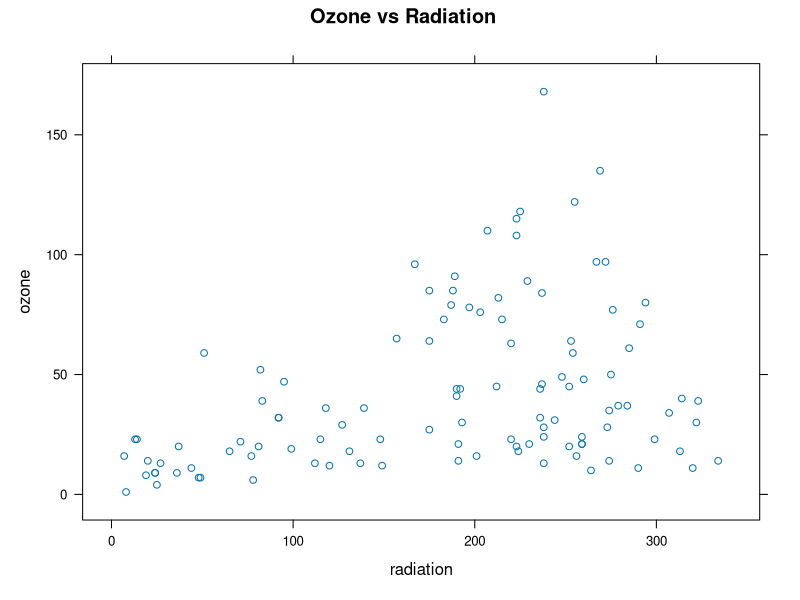
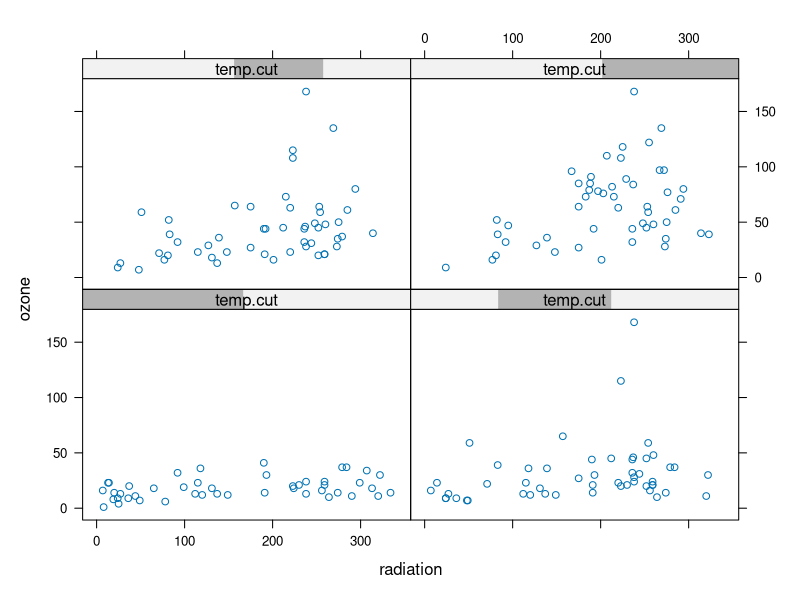
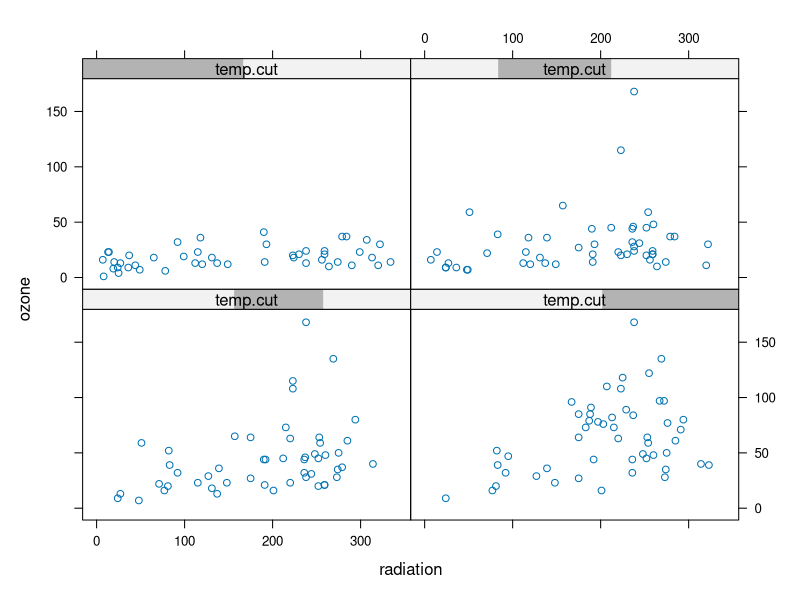
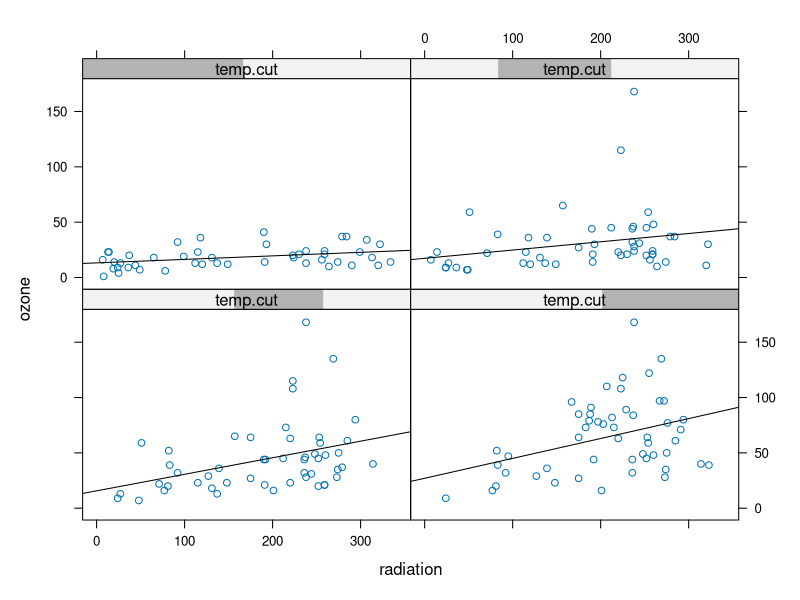
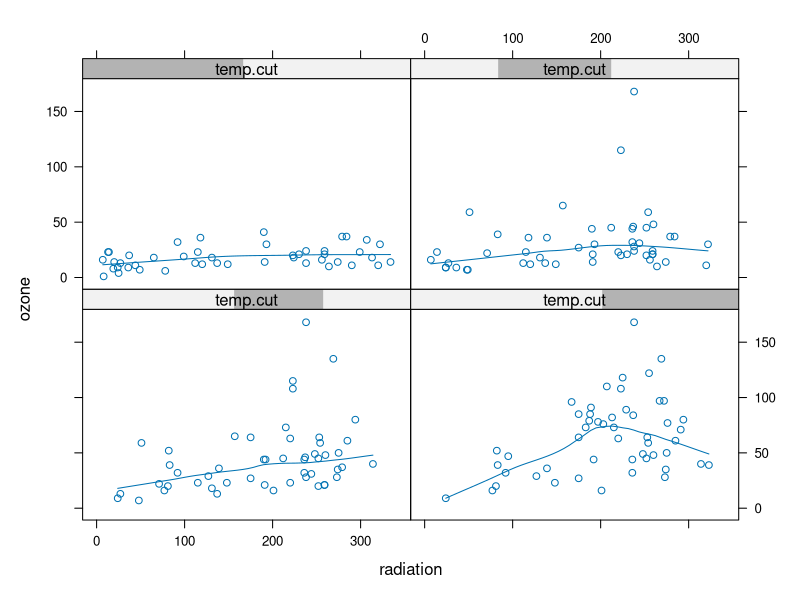
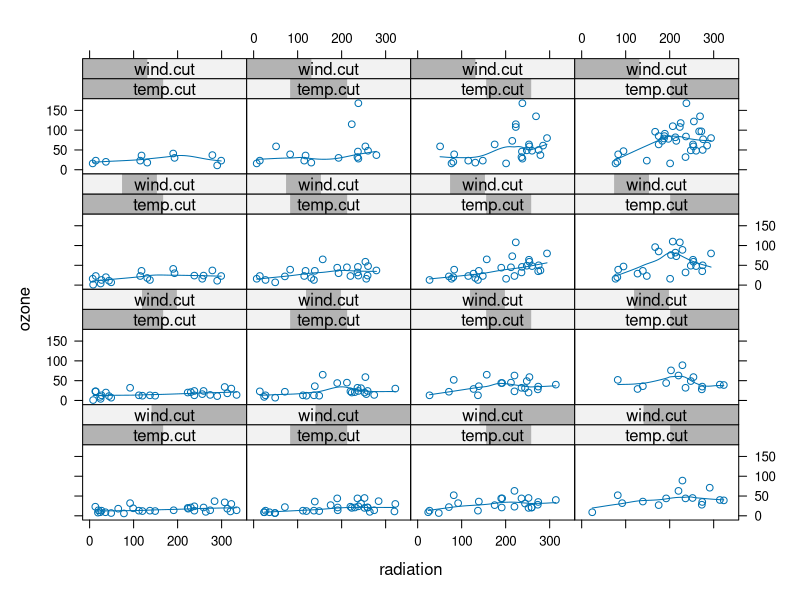
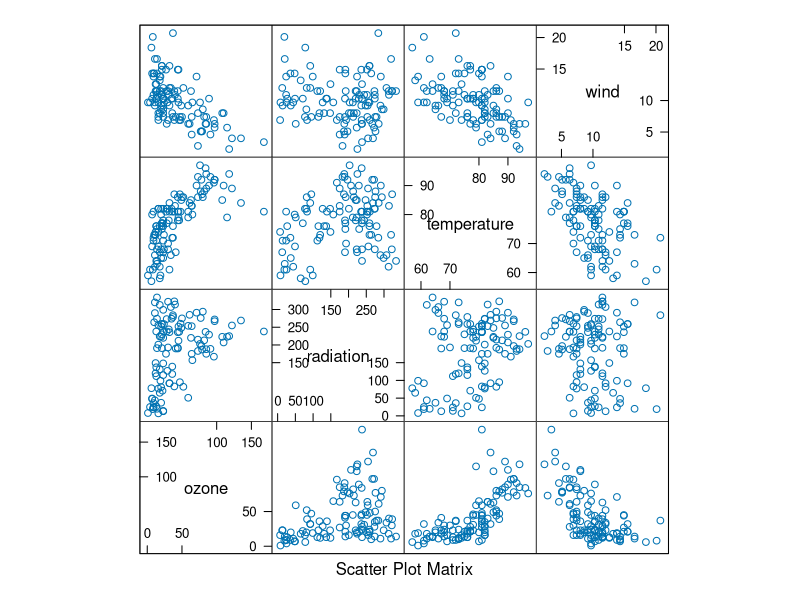
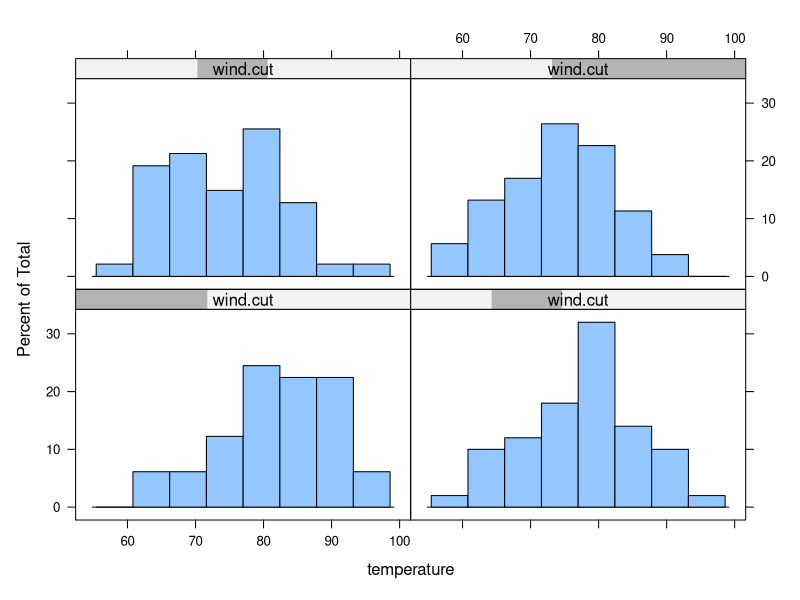

Source code (R) for these figures, in order:
## ---- chunk 1

options(scipen = 1, digits = 2)

knitr::opts_chunk$set(echo = TRUE,
    fig.height= 8 , fig.width= 10 , dpi = 144, 
    comment=NA,  warning=FALSE)
## ---- chunk 2
library( lattice)
data( "environmental")
# ?environmental
head( environmental)

## ---- chunk 3
# 和plot类似的功能，显示氧气浓度和辐射量的相关性
xyplot( ozone ~ radiation, data = environmental, main = ' Ozone vs Radiation')

## ---- chunk 4
equal.count(1:100,4 ) # overlap = 0 则无重复
## ---- chunk 5
summary( environmental$temperature)
temp.cut = equal.count( environmental$temperature, 4 )
temp.cut # 

## ---- chunk 6
xyplot( ozone ~ radiation | temp.cut, data = environmental )

xyplot( ozone ~ radiation | temp.cut, data = environmental , 
        layout = c(2,2), as.table = T )

# 线性拟合
xyplot( ozone ~ radiation | temp.cut, data = environmental , 
        layout = c(2,2),  as.table = T,
        panel = function(x,y) {
          panel.xyplot(x,y)
          fit = lm( y ~ x )
          panel.abline( fit )
        } )

# 移动平滑拟合
xyplot( ozone ~ radiation | temp.cut, data = environmental ,
        layout = c(2,2),  as.table = T,
        panel = function(x,y) {
          panel.xyplot(x,y)
          panel.loess(x,y)
        } )
## ---- chunk 7
head( environmental,4 )
wind.cut = equal.count( environmental$wind , 4 )
wind.cut
## ---- chunk 8
xyplot( ozone ~ radiation | temp.cut*wind.cut, data = environmental , as.table = T,
        panel = function(x,y) {
          panel.xyplot(x,y)
          panel.loess(x,y)
        } )
## ---- chunk 9

splom( ~ environmental) # 散点图矩阵，类似plot/pairs矩阵

histogram( ~ temperature | wind.cut , data = environmental)

